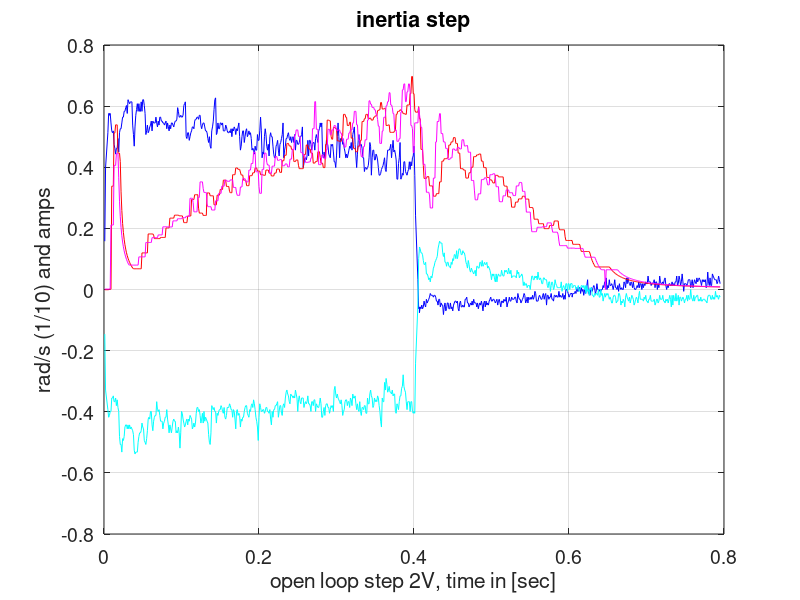

This chart was generated by the following MATLAB code: (Note: this script raises an error after producing the figure.)
% plot af data dra regbot
clear
close all
%%
data1 = load('inertia_step_1.txt');
data2 = load('inertia_step_2.txt');
%  1    time 0.000 sec
%  2    mission (0) state 2
%  3  4 Motor velocity ref left, right: 2.00 2.00
%  5  6 Motor voltage [V] left, right: 2.0 2.0
%  7  8 Motor current left, right [A]: -0.006 0.000
%  9 10 Encoder left, right: 6109 5772
% 11 12 Wheel velocity [r/s] left, right: -0.0072 0.0128
% 13    Battery voltage [V]: 12.02
%
%% constants
%---------------------- Measured Constants -------------------------------
r = 0.06/2;     % hjul radius
NG = 9.68;      % gear omsætning
mh = 0.012;     % masse af 2 hjul 
Jh = mh*r^2;    % Inerti af hjul
mR = 0.54;      % masse af robot (med kugle-hjul, uden ledninger)
m1 = 0.2;       % Kg - masse af motor (det der ikke er pendul)
m2 = mR - m1;   % Kg masse af pendul
RA = 3.5;       % Ohm ankermodstand
%-------------------------------------------------------------------------
% steady state velocity test
V_A = 3;        % ankerspænding [V] - measured SS
I_A = 0.15;     % ankerstrøm steady state [A] - measured SS
W_A = 24.0;     % omdrejningshastighed aksel [rad/s] - measured SS
% calculation from steady state Kemf, bm
W_M = W_A * NG;
RPM4V = W_M/2/pi*60; % skal være ca. 3000 RPM
V_Rss = RA*I_A; % spænding over ankermodstand
Vemf = V_A-V_Rss; % beregnet elektromotorisk spænding
Kemf = Vemf/W_M; % beregnet motor-konstant
Ktau = Kemf;
TauAss = I_A*Ktau; % moment af anker steady state
bm = TauAss/W_M;   % dynamisk friktion motor og gear alene
%
%% plot motor current/velocity
figure(1)
n = size(data1,1);
hold off
plot(data1(1:n,1), data1(1:n,7), 'b');
hold on
plot(data1(1:n,1), data1(1:n,8), 'c');
plot(data1(1:n,1), data1(1:n,11)/10, 'r');
plot(data1(1:n,1), data1(1:n,12)/10, 'm');
set(gca,'FontSize',14)
grid on
title('inertia step')
xlabel('open loop step 2V, time in [sec]');
ylabel('rad/s (1/10) and amps')
legend('current left', 'current right','velocity left/10 r/s', 'velocity right/10 r/s',2)
%% plot motor current/velocity
figure(2)
n = size(data1,1);
hold off
plot(data2(1:n,1), data2(1:n,7), 'b');
hold on
plot(data2(1:n,1), data2(1:n,8), 'c');
plot(data2(1:n,1), data2(1:n,11)/10, 'r');
plot(data2(1:n,1), data2(1:n,12)/10, 'm');
set(gca,'FontSize',14)
grid on
title('inertia step')
xlabel('open loop step 2.5V, time in [sec]');
ylabel('rad/s (1/10) and amps')
legend('current left', 'current right','velocity left/10 r/s', 'velocity right/10 r/s',2)
%%
%% conclusion (right wheel driving rotation only - figure 2)
iAvg=0.62; % A anchor current over 0.4 seconds
tAcc=0.3;  % sec acceleration time
vEnd=2.36; % r/s robot(pendulum) rotation velocity
tAvg=iAvg*Ktau*NG; % average torque on wheel axle
aAvg=vEnd/tAcc;    % average acceleration (asummed constant) over 0.3 sec
J2=tAvg/aAvg       % inertia of robot including one motor spinning, other fixed